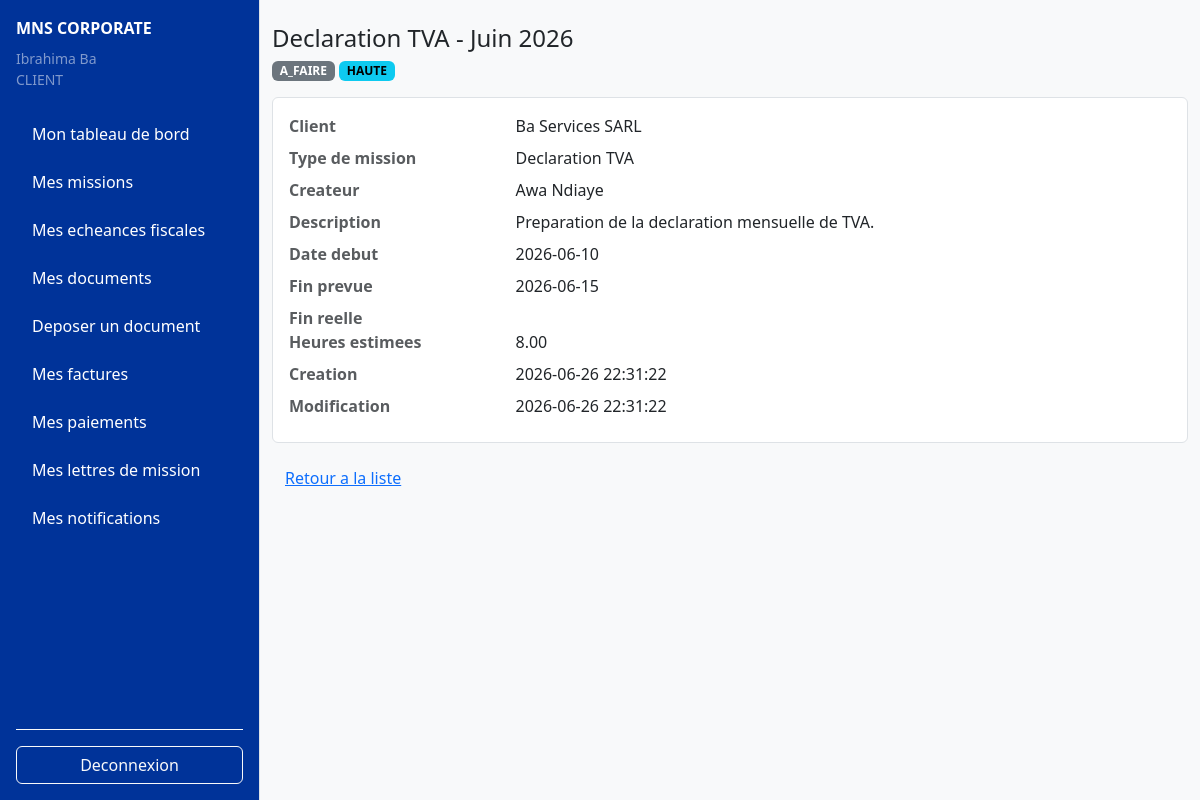
Screenshot of /frontend/views/missions/show.php?id=2 (signed in) with the database file from the repository.
### tables this page shows
CREATE TABLE IF NOT EXISTS missions (
    id INT UNSIGNED AUTO_INCREMENT PRIMARY KEY,
    client_id INT UNSIGNED NOT NULL,
    mission_catalog_id INT UNSIGNED NOT NULL,
    title VARCHAR(180) NOT NULL,
    description TEXT NULL,
    start_date DATE NOT NULL,
    planned_end_date DATE NULL,
    actual_end_date DATE NULL,
    status ENUM('A_FAIRE', 'EN_COURS', 'TERMINEE', 'EN_RETARD', 'ANNULEE')
        NOT NULL DEFAULT 'A_FAIRE',
    priority ENUM('BASSE', 'MOYENNE', 'HAUTE') NOT NULL DEFAULT 'MOYENNE',
    estimated_hours DECIMAL(8,2) NULL,
    created_by INT UNSIGNED NOT NULL,
    created_at TIMESTAMP DEFAULT CURRENT_TIMESTAMP,
    updated_at TIMESTAMP DEFAULT CURRENT_TIMESTAMP ON UPDATE CURRENT_TIMESTAMP,
    CONSTRAINT fk_missions_client
        FOREIGN KEY (client_id) REFERENCES clients(id)
        ON DELETE CASCADE
        ON UPDATE CASCADE,
    CONSTRAINT fk_missions_catalog
        FOREIGN KEY (mission_catalog_id) REFERENCES mission_catalog(id)
        ON DELETE RESTRICT
        ON UPDATE CASCADE,
    CONSTRAINT fk_missions_created_by
        FOREIGN KEY (created_by) REFERENCES users(id)
        ON DELETE RESTRICT
        ON UPDATE CASCADE
);

CREATE TABLE IF NOT EXISTS clients (
    id INT UNSIGNED AUTO_INCREMENT PRIMARY KEY,
    user_id INT UNSIGNED NULL UNIQUE,
    company_name VARCHAR(180) NOT NULL,
    legal_form VARCHAR(100) NULL,
    contact_name VARCHAR(150) NULL,
    email VARCHAR(150) NULL,
    phone VARCHAR(30) NULL,
    address VARCHAR(255) NULL,
    ninea VARCHAR(50) NULL UNIQUE,
    rccm VARCHAR(80) NULL UNIQUE,
    tax_regime VARCHAR(100) NULL,
    accounting_year_start DATE NULL,
    accounting_year_end DATE NULL,
    status ENUM('ACTIF', 'INACTIF') NOT NULL DEFAULT 'ACTIF',
    created_at TIMESTAMP DEFAULT CURRENT_TIMESTAMP,
    updated_at TIMESTAMP DEFAULT CURRENT_TIMESTAMP ON UPDATE CURRENT_TIMESTAMP,
    CONSTRAINT fk_clients_user
        FOREIGN KEY (user_id) REFERENCES users(id)
        ON DELETE SET NULL
        ON UPDATE CASCADE
);

CREATE TABLE IF NOT EXISTS mission_catalog (
    id INT UNSIGNED AUTO_INCREMENT PRIMARY KEY,
    name VARCHAR(150) NOT NULL UNIQUE,
    description TEXT NULL,
    default_duration_days INT UNSIGNED NULL,
    is_active TINYINT(1) NOT NULL DEFAULT 1,
    created_at TIMESTAMP DEFAULT CURRENT_TIMESTAMP
);

CREATE TABLE IF NOT EXISTS users (
    id INT UNSIGNED AUTO_INCREMENT PRIMARY KEY,
    full_name VARCHAR(150) NOT NULL,
    email VARCHAR(150) NOT NULL UNIQUE,
    phone VARCHAR(30) NULL,
    password_hash VARCHAR(255) NOT NULL,
    role ENUM('EXPERT', 'COLLABORATEUR', 'STAGIAIRE', 'CLIENT') NOT NULL,
    is_active TINYINT(1) NOT NULL DEFAULT 1,
    last_login_at DATETIME NULL,
    created_at TIMESTAMP DEFAULT CURRENT_TIMESTAMP,
    updated_at TIMESTAMP DEFAULT CURRENT_TIMESTAMP ON UPDATE CURRENT_TIMESTAMP
);

### backend/controllers/mission_controller.php (called while the page is built, shortened)
<?php
require_once __DIR__ . '/../config/database.php';
require_once __DIR__ . '/../includes/helpers.php';
function showMission(int $id): void
{
    $mission = findMissionOrRedirect($id);
    renderMissionView('show.php', compact('mission'));
}
function findMissionOrRedirect(int $id): array
{
    $mission = (new Mission(getDatabaseConnection()))->findById($id);
    return $mission;
}
function renderMissionView(string $view, array $vars = []): void
{
    extract($vars, EXTR_SKIP);
    require __DIR__ . '/../../frontend/views/missions/' . $view;
}

### backend/models/BaseModel.php (called while the page is built, shortened)
<?php
abstract class BaseModel
{
    protected PDO $db;
    public function __construct(PDO $db)
    {
        $this->db = $db;
    }
    protected function fetchOne(string $sql, array $params = []): ?array
    {
        $stmt = $this->db->prepare($sql);
        $stmt->execute($params);
        $result = $stmt->fetch(PDO::FETCH_ASSOC);
        return $result === false ? null : $result;
    }
}

### backend/models/Mission.php (called while the page is built, shortened)
<?php
require_once __DIR__ . '/BaseModel.php';
class Mission extends BaseModel
{
    public function findById(int $id): ?array
    {
        return $this->fetchOne(
            'SELECT m.*, c.company_name AS client_name, mc.name AS catalog_name, u.full_name AS creator_name
             FROM `missions` m
             INNER JOIN `clients` c ON c.id = m.client_id
             INNER JOIN `mission_catalog` mc ON mc.id = m.mission_catalog_id
             INNER JOIN `users` u ON u.id = m.created_by
             WHERE m.id = :id',
            ['id' => $id]
        );
    }
}

### backend/config/database.php (called while the page is built, shortened)
<?php
function getDatabaseConnection(): PDO
{
    static $connection = null;
    if ($connection !== null) {
        return $connection;
    }
    $host = 'localhost';
    $port = 3306;
    $dbname = 'mns_corporate_db';
    $username = 'root';
    $password = '';
    $charset = 'utf8mb4';
    $dsn = sprintf(
        'mysql:host=%s;port=%d;dbname=%s;charset=%s',
        $host,
        $port,
        $dbname,
        $charset
    );
    $options = [
        PDO::ATTR_ERRMODE => PDO::ERRMODE_EXCEPTION,
        PDO::ATTR_DEFAULT_FETCH_MODE => PDO::FETCH_ASSOC,
        PDO::ATTR_EMULATE_PREPARES => false,
    ];
    try {
        $connection = new PDO($dsn, $username, $password, $options);
        return $connection;
    } catch (PDOException $exception) {
        throw new RuntimeException('Impossible de se connecter à la base de données.');
    }
}

### backend/includes/helpers.php (called while the page is built, shortened)
<?php
function e(?string $value): string
{
    return htmlspecialchars($value ?? '', ENT_QUOTES, 'UTF-8', false);
}

### frontend/views/missions/show.php (the view, shortened to what this page needs)
<?php
if (!defined('MNS_CONTROLLER_RENDER')) { require_once __DIR__ . '/../../../backend/controllers/mission_controller.php'; showMission((int) ($_GET['id'] ?? 0)); return; }
require_once __DIR__ . '/../../../backend/includes/helpers.php'; require_once __DIR__ . '/../../../backend/includes/role_check.php'; requireAuth(); $user = currentUser(); require_once __DIR__ . '/../includes/header.php';
?>
<div class="d-flex"><?php require_once __DIR__ . '/../includes/sidebar.php'; ?><main class="container py-4"><div class="d-flex justify-content-between align-items-center mb-3"><div><h1 class="h4 mb-1"><?php echo e($mission['title']); ?></h1><span class="badge text-bg-secondary"><?php echo e($mission['status']); ?></span> <span class="badge text-bg-info"><?php echo e($mission['priority']); ?></span></div><?php if (($user['role'] ?? '') === 'EXPERT'): ?><a class="btn btn-secondary" href="/MNS_CORPORATE/frontend/views/missions/edit.php?id=<?php echo e((string) $mission['id']); ?>">Modifier</a><?php endif; ?></div><div class="bg-white border rounded p-3"><dl class="row mb-0"><?php foreach (['client_name'=>'Client','catalog_name'=>'Type de mission','creator_name'=>'Createur','description'=>'Description','start_date'=>'Date debut','planned_end_date'=>'Fin prevue','actual_end_date'=>'Fin reelle','estimated_hours'=>'Heures estimees','created_at'=>'Creation','updated_at'=>'Modification'] as $field => $label): ?><dt class="col-sm-3 text-muted"><?php echo e($label); ?></dt><dd class="col-sm-9"><?php echo e((string) ($mission[$field] ?? '')); ?></dd><?php endforeach; ?></dl></div><a class="btn btn-link mt-3" href="/MNS_CORPORATE/frontend/views/missions/list.php">Retour a la liste</a></main></div><?php require_once __DIR__ . '/../includes/footer.php'; ?>

### rows the page displays
missions: title "Declaration TVA - Juin 2026", status "A_FAIRE", priority "HAUTE", client.company_name "Ba Services SARL", mission_catalog.name "Declaration TVA", created_by.full_name "Awa Ndiaye", description "Preparation de la declaration mensuelle de TVA.", start_date "2026-06-10", planned_end_date "2026-06-15", estimated_hours "8.00", created_at "2026-06-26 22:31:22", updated_at "2026-06-26 22:31:22"

### other values shown
$fullName "Ibrahima Ba"
$role "CLIENT"
$label "Mon tableau de bord"
$label "Mes missions"
$label "Mes echeances fiscales"
$label "Mes documents"
$label "Deposer un document"
$label "Mes factures"
$label "Mes paiements"
$label "Mes lettres de mission"
$label "Mes notifications"
$label "Client"
$label "Type de mission"
$label "Createur"
$label "Description"
